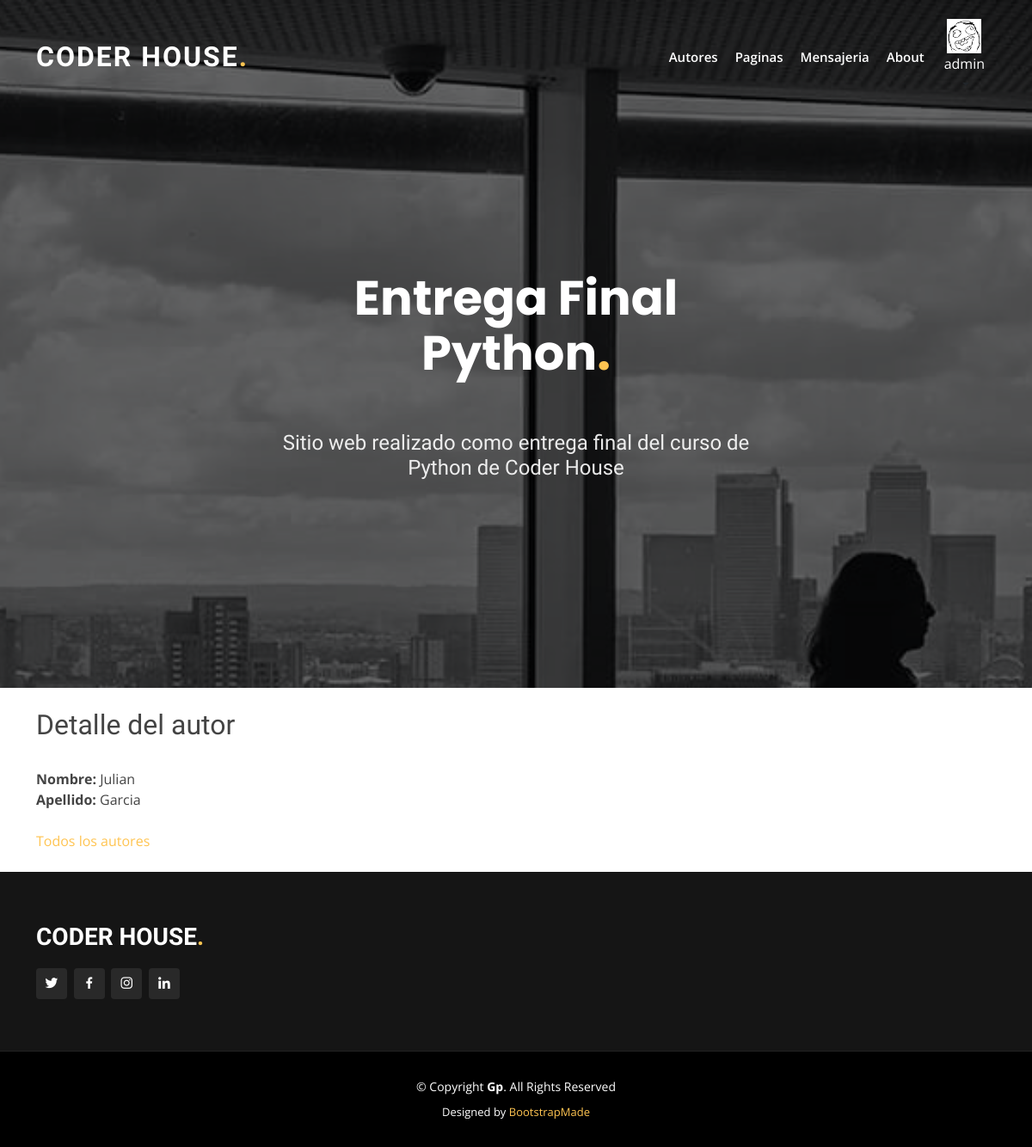
The app's page /blog/autor/detalle/13 (signed in), older data.
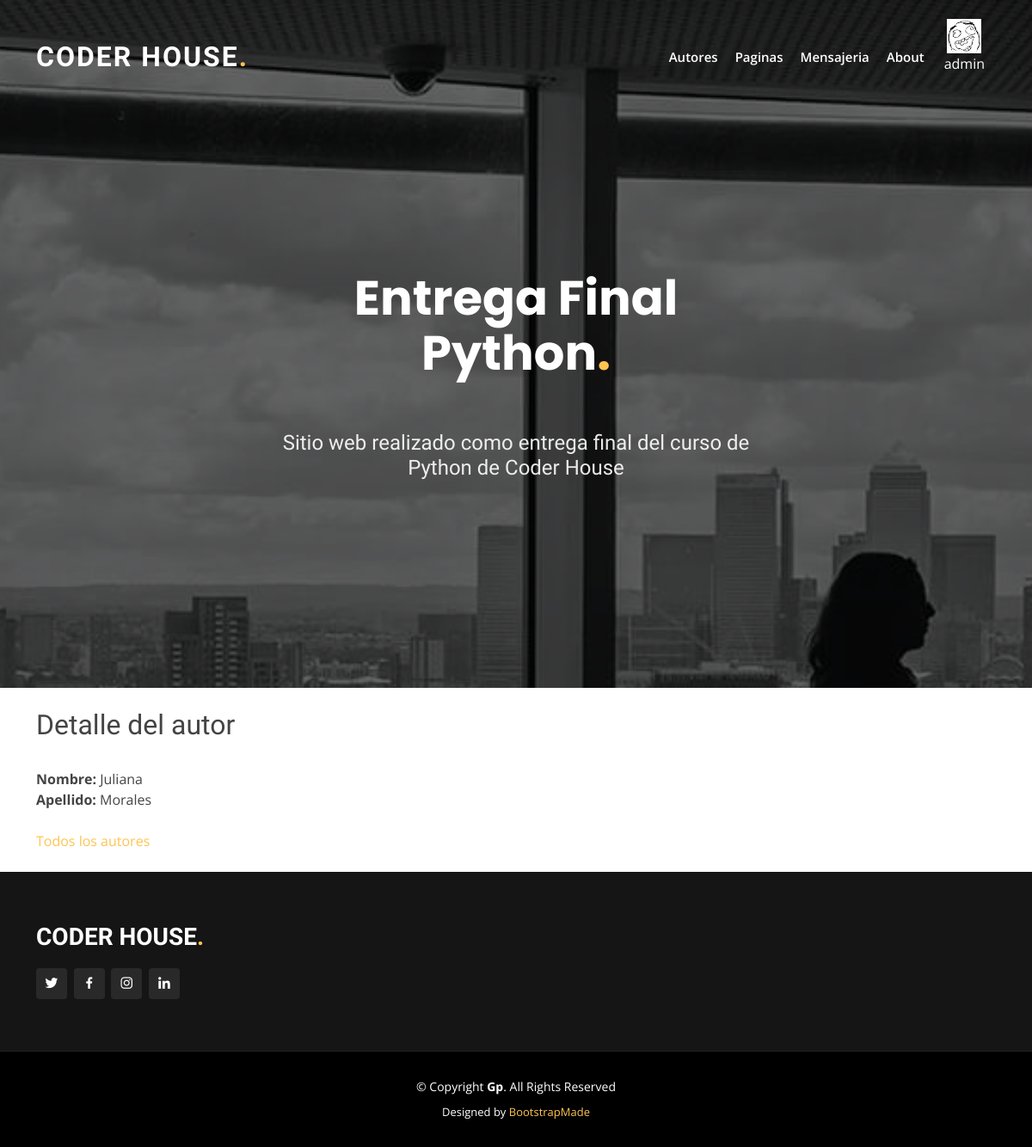
The same page, newer data.
### blog/models.py (models this page shows, shortened)
class Autor(models.Model):
    class Meta:
        verbose_name_plural = "Autores"
    nombre = models.CharField(max_length=50)
    apellido = models.CharField(max_length=50)

### blog/views.py (the view)
# urls.py: path("autor/detalle/<pk>", AutorDetalle.as_view(), name="AutorDetail"),
class AutorDetalle(LoginRequiredMixin, DetailView):
    model = Autor
    template_name = "autor_detalle.html"

### blog/templates/autor_detalle.html
{% extends "index.html" %}
{% block contenido_pagina %}
{% load static %}
<h2>Detalle del autor</h2><br>
<b>Nombre:</b> {{ autor.nombre }} <br>
<b>Apellido:</b> {{ autor.apellido }} <br>
<br>
<a href="{% url 'AutorList' %}">Todos los autores</a>
<br>
{% endblock %}

### blog/templates/index.html (shortened to what this page needs)
<!DOCTYPE html>
<html lang="en">
<head>
  {% load static %}
  <link href="{% static 'vendor/aos/aos.css' %}" rel="stylesheet">
  <link href="{% static 'vendor/bootstrap/css/bootstrap.min.css' %}" rel="stylesheet">
  <link href="{% static 'vendor/bootstrap-icons/bootstrap-icons.css' %}" rel="stylesheet">
  <link href="{% static 'vendor/boxicons/css/boxicons.min.css' %}" rel="stylesheet">
  <link href="{% static 'vendor/glightbox/css/glightbox.min.css' %}" rel="stylesheet">
  <link href="{% static 'vendor/remixicon/remixicon.css' %}" rel="stylesheet">
  <link href="{% static 'vendor/swiper/swiper-bundle.min.css' %}" rel="stylesheet">
  <link href="{% static 'css/style.css' %}" rel="stylesheet">
</head>
<body>
  <header id="header" class="fixed-top ">
    <div class="container d-flex align-items-center justify-content-lg-between">
      <h1 class="logo me-auto me-lg-0"><a href="/inicio/">Coder House<span>.</span></a></h1>
      <nav id="navbar" class="navbar order-last order-lg-2">
        <ul>
          <div class="dropdown">
            <a class="nav-link blanco scrollto "> Autores </a>
          </div>
          <div class="dropdown">
            <a class="blanco nav-link scrollto "> Paginas </a>
          </div>
          <li><a class="nav-link scrollto " href="/mensajes/">Mensajeria</a></li>
          <li><a class="nav-link scrollto" href="/about/">About</a></li>
        </ul>
        <ul>
          <div class="dropdown">
          {% if request.user.is_authenticated %}
            {% if avatar %}
            <div class="btn dropdown-toggle" data-bs-toggle="dropdown" aria-expanded="false">
              <li><img height="40px" src="{{ avatar }}"/></li>
            {% else %}
            <div class="btn dropdown-toggle" data-bs-toggle="dropdown" aria-expanded="false">
              <li><img height="40px" src="{{ '/media/avatares/default.png' }}"/></li>
            {% endif %}
              <li class="blanco scrollto "> {{ user.username }} </li>
            </div>
          </div>
          {% endif %}
      </nav>
    </div>
  </header>
  <section id="hero" class="d-flex align-items-center justify-content-center">
    <div class="container" data-aos="fade-up">
      <div class="row justify-content-center" data-aos="fade-up" data-aos-delay="150">
        <div class="col-xl-6 col-lg-8">
          <h1>Entrega Final Python<span>.</span></h1><br><br>
          <h2>Sitio web realizado como entrega final del curso de Python de Coder House</h2>
        </div>
      </div>
    </div>
  </section>
  <main  class="container"  id="main">
    <br>
    {% block contenido_pagina %}
    {% endblock %}
    <br>
  </main>
  <footer id="footer">
    <div class="footer-top">
      <div class="container">
        <div class="row">
          <div class="col-lg-3 col-md-6">
            <div class="footer-info">
              <h3>Coder House<span>.</span></h3>
              <div class="social-links mt-3">
                <a href="https://twitter.com/coderhouse" class="twitter"><i class="bx bxl-twitter"></i></a>
                <a href="https://www.facebook.com/Coderhouse/" class="facebook"><i class="bx bxl-facebook"></i></a>
                <a href="https://www.instagram.com/coderhouse/" class="instagram"><i class="bx bxl-instagram"></i></a>
                <a href="https://www.linkedin.com/school/coderhouse/mycompany/" class="linkedin"><i class="bx bxl-linkedin"></i></a>
              </div>
            </div>
          </div>
        </div>
      </div>
    </div>
    <div class="container">
      <div class="copyright">
        &copy; Copyright <strong><span>Gp</span></strong>. All Rights Reserved
      </div>
      <div class="credits">
        Designed by <a href="https://bootstrapmade.com/">BootstrapMade</a>
      </div>
    </div>
  </footer>
</body>
</html>

### blog/static/css/style.css (style rules this page uses)
body { font-family: "Open Sans", sans-serif; color: #444444; }
a { color: #ffc451; text-decoration: none; }
h1, h2, h3, h4, h5, h6 { font-family: "Raleway", sans-serif; }
.blanco { color: #fff; }
#header { transition: all 0.5s; z-index: 997; padding: 15px 0; }
#header .logo { font-size: 32px; margin: 0; padding: 0; line-height: 1; font-weight: 700; letter-spacing: 2px; text-transform: uppercase; }
#header .logo a { color: #fff; }
#header .logo a span { color: #ffc451; }
.navbar { padding: 0; }
.navbar ul { margin: 0; padding: 0; display: flex; list-style: none; align-items: center; }
.navbar li { position: relative; }
.navbar a, .navbar a:focus { display: flex; align-items: center; justify-content: space-between; padding: 10px 10px 10px 10px; font-size: 15px; font-weight: 600; color: #fff; white-space: nowrap; transition: 0.3s; }
#hero { width: 100%; height: 100vh; background: url("../img/hero-bg.jpg") top center; background-size: cover; position: relative; }
#hero:before { content: ""; background: rgba(0, 0, 0, 0.6); position: absolute; bottom: 0; top: 0; left: 0; right: 0; }
#hero .container { position: relative; padding-top: 74px; text-align: center; }
#hero h1 { margin: 0; font-size: 56px; font-weight: 700; line-height: 64px; color: #fff; font-family: "Poppins", sans-serif; }
#hero h1 span { color: #ffc451; }
#hero h2 { color: rgba(255, 255, 255, 0.9); margin: 10px 0 0 0; font-size: 24px; }
@media (min-width: 1024px) { #hero { background-attachment: fixed; } }
section { padding: 60px 0; overflow: hidden; }
#footer { background: black; padding: 0 0 30px 0; color: #fff; font-size: 14px; }
#footer .footer-top { background: #151515; border-bottom: 1px solid #222222; padding: 60px 0 30px 0; }
#footer .footer-top .footer-info { margin-bottom: 30px; }
#footer .footer-top .footer-info h3 { font-size: 28px; margin: 0 0 20px 0; padding: 2px 0 2px 0; line-height: 1; font-weight: 700; text-transform: uppercase; }
#footer .footer-top .footer-info h3 span { color: #ffc451; }
#footer .footer-top .social-links a { font-size: 18px; display: inline-block; background: #292929; color: #fff; line-height: 1; padding: 8px 0; margin-right: 4px; border-radius: 4px; text-align: center; width: 36px; height: 36px; transition: 0.3s; }
#footer .copyright { text-align: center; padding-top: 30px; }
#footer .credits { padding-top: 10px; text-align: center; font-size: 13px; color: #fff; }

Row changes from the older to the newer data that the page shows:
changed Autor: nombre "Julian" → "Juliana"; apellido "Garcia" → "Morales"
